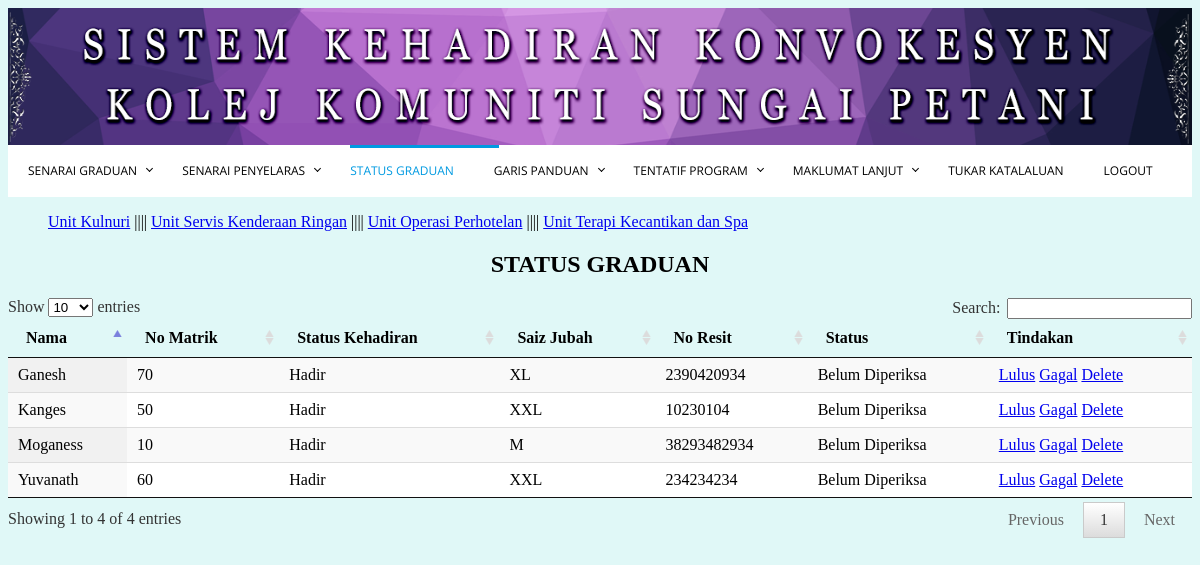
Screenshot of /admin/status_graduan_uk.php (signed in) with the database file from the repository.
### tables this page shows
CREATE TABLE IF NOT EXISTS `kehadiran` (
  `table_id` int(11) NOT NULL,
  `nama` longtext NOT NULL,
  `no_kp` longtext NOT NULL,
  `no_matrik` longtext NOT NULL,
  `unit` longtext NOT NULL,
  `sesi` longtext NOT NULL,
  `sidang` longtext NOT NULL,
  `status_kehadiran` longtext NOT NULL,
  `saiz_jubah` longtext NOT NULL,
  `no_resit` longtext NOT NULL,
  `alamat` longtext NOT NULL,
  `email` longtext NOT NULL,
  `status` longtext NOT NULL,
  `upload` longtext NOT NULL
);

### admin/status_graduan_uk.php (the view, shortened to what this page needs)
<html>
<head>
<link rel="stylesheet" href="styles.css">
<link href="css/jquery.dataTables.css" rel="stylesheet" />
<link href="css/dataTables.tableTools.css" rel="stylesheet" />
</head>
<body bgcolor=#E0F8F7>
<center><img src="header.png" style="width:100%; height:137px;">
<div id='cssmenu'>
<ul>
   <li><a href='admin_senarai.php'>Senarai Graduan</a>
   </li>
   <li><a href='admin_senarai_penyelaras.php'>Senarai Penyelaras</a>
   </li>
   <li class="active"><a href='status_graduan.php'>Status Graduan</a></li>
   <li><a href='#'>Garis Panduan</a>
   </li>
   <li><a href='#'>Tentatif Program</a>
   </li>
   <li><a href='#'>Maklumat Lanjut</a>
   </li>
   <li><a href='tukar_katalaluan.php'>Tukar Katalaluan</a></li>
   <li><a href='logout.php'>Logout</a></li>
</ul>
</div>
</center>
<ul>
<a href="status_graduan_uk.php">Unit Kulnuri</a> ||||
<a href="status_graduan_uskr.php">Unit Servis Kenderaan Ringan</a></li> ||||
<a href="status_graduan_uop.php">Unit Operasi Perhotelan</a> ||||
<a href="status_graduan_utkds.php">Unit Terapi Kecantikan dan Spa</a>
</ul>
<center>
<caption><h2><b>STATUS GRADUAN</b></h2></caption>
<?php
	$result="SELECT * FROM kehadiran WHERE unit='Sijil Kulnuri' OR unit='Sijil Asas Pastri'";
	$output= mysql_query ($result);
?>
<div>
<table id="entry" class="display" cellspacing="0" width="100%">
	<thead>
	<tr>
		<td><b>Nama</b></td>
		<td><b>No Matrik</b></td>
		<td><b>Status Kehadiran</b></td>
		<td><b>Saiz Jubah</b></td>
		<td><b>No Resit</b></td>
		<td><b>Status</b></td>
		<td><b>Tindakan</b></td>
	</tr>
	</thead>
	<tbody>
<?php
while ($row=mysql_fetch_array ($output))
{
?>
	<tr>
		<td><?php echo $row ['nama']?></td>
		<td><?php echo $row ['no_matrik']?></td>
		<td><?php echo $row ['status_kehadiran']?></td>
		<td><?php echo $row ['saiz_jubah']?></td>
		<td><?php echo $row ['no_resit']?></td>
		<td><?php echo $row ['status']?></td>
		<td>
		<a href="lulus.php?id=<?php echo $row ['table_id']?>">Lulus</a>
		<a href="gagal.php?id=<?php echo $row ['table_id']?>">Gagal</a>
		<a href="delete_graduan.php?id=<?php echo $row ['table_id']?>">Delete</a>
		</td>
	</tr>
<?php
}
?>
</tbody>
</table>
</div>
</body>
</html>

### admin/styles.css (style rules this page uses)
#cssmenu, #cssmenu ul, #cssmenu ul li, #cssmenu ul li a, #cssmenu #menu-button { margin: 0; padding: 0; border: 0; list-style: none; line-height: 1; display: block; position: relative; -webkit-box-sizing: border-box; -moz-box-sizing: border-box; box-sizing: border-box; }
#cssmenu:after, #cssmenu > ul:after { content: "."; display: block; clear: both; visibility: hidden; line-height: 0; height: 0; }
#cssmenu { width: auto; font-family: 'Open Sans', sans-serif; line-height: 1; background: #ffffff; }
#cssmenu > ul > li { float: left; }
#cssmenu > ul > li > a { padding: 20px; font-size: 12px; text-decoration: none; text-transform: uppercase; color: #000000; -webkit-transition: color .2s ease; -moz-transition: color .2s ease; -ms-transition: color .2s ease; -o-transition: color .2s ease; transition: color .2s ease; }
#cssmenu > ul > li:hover > a, #cssmenu > ul > li.active > a { color: #009ae1; }
#cssmenu > ul > li.has-sub > a { padding-right: 25px; }
#cssmenu > ul > li.has-sub > a::after { position: absolute; top: 21px; right: 10px; width: 4px; height: 4px; border-bottom: 1px solid #000000; border-right: 1px solid #000000; content: ""; -webkit-transform: rotate(45deg); -moz-transform: rotate(45deg); -ms-transform: rotate(45deg); -o-transform: rotate(45deg); transform: rotate(45deg); -webkit-transition: border-color 0.2s ease; -moz-transition: border-color 0.2s ease; -ms-transition: border-color 0.2s ease; -o-transition: border-color 0.2s ease; transition: border-color 0.2s ease; }

### rows the page displays
kehadiran: nama "Moganess", no_matrik "10", status_kehadiran "Hadir", saiz_jubah "M", no_resit "38293482934", status "Belum Diperiksa"
kehadiran: nama "Kanges", no_matrik "50", status_kehadiran "Hadir", saiz_jubah "XXL", no_resit "10230104", status "Belum Diperiksa"
kehadiran: nama "Yuvanath", no_matrik "60", status_kehadiran "Hadir", saiz_jubah "XXL", no_resit "234234234", status "Belum Diperiksa"
kehadiran: nama "Ganesh", no_matrik "70", status_kehadiran "Hadir", saiz_jubah "XL", no_resit "2390420934", status "Belum Diperiksa"
